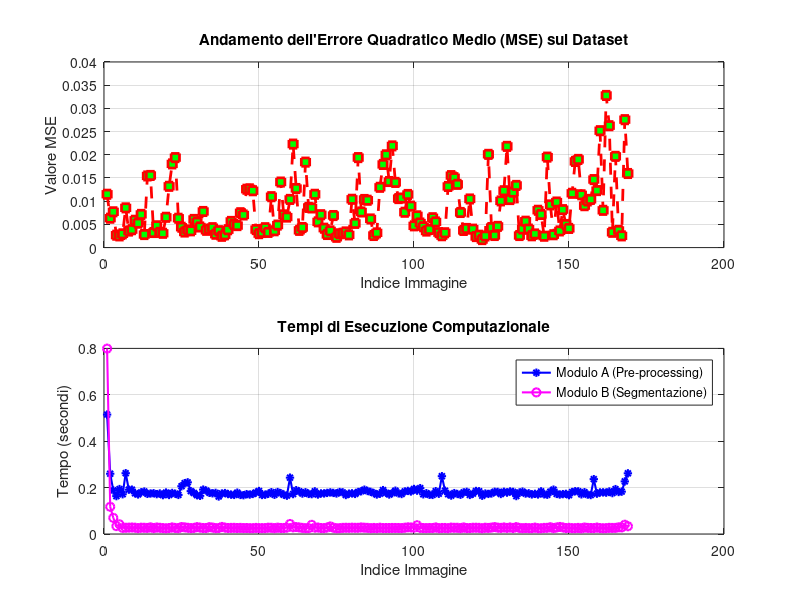

MATLAB code to generate this figure:
% =========================================================================
% Script: plot_performance.m
% Generazione grafici sull'andamento generale del Dataset
% =========================================================================
clear; close all; clc;

% 1. Carica i dati salvati dal main
disp('Caricamento dei dati dal workspace...');
load('workspace/performance_data.mat'); 

% Determina il numero totale di elementi nella struct
num_images = numel(project_data); 

% 2. Estrazione dei dati dalla struttura
asse_x = 1:num_images; % Vettore per l'asse X (indice immagini)
mse_trend = zeros(1, num_images);
time_A_trend = zeros(1, num_images);
time_B_trend = zeros(1, num_images);

for k = 1:num_images
    mse_trend(k) = project_data(k).MSE_Area;
    time_A_trend(k) = project_data(k).time_modulo_A;
    time_B_trend(k) = project_data(k).time_modulo_B;
end

% 3. Generazione dei Grafici
figure('Name', 'Andamento Generale Dataset');

% Grafico 1: Andamento dell'Errore Quadratico Medio (MSE)
subplot(2,1,1); % Divide la finestra in 2 righe, posizionandosi nella 1a
% Usa una linea tratteggiata rossa ('--r') con marker quadrati ('s') verdi
plot(asse_x, mse_trend, '--rs', 'LineWidth', 2, 'MarkerFaceColor', 'g'); 
title('Andamento dell''Errore Quadratico Medio (MSE) sul Dataset');
xlabel('Indice Immagine');
ylabel('Valore MSE');
grid on; % Aggiunge la griglia di sfondo

% Grafico 2: Confronto dei Tempi di Esecuzione
subplot(2,1,2); % Posizionamento nella 2a riga
plot(asse_x, time_A_trend, 'b-*', 'LineWidth', 1.5); hold on;
plot(asse_x, time_B_trend, 'm-o', 'LineWidth', 1.5);
title('Tempi di Esecuzione Computazionale');
xlabel('Indice Immagine');
ylabel('Tempo (secondi)');
legend('Modulo A (Pre-processing)', 'Modulo B (Segmentazione)');
grid on;
